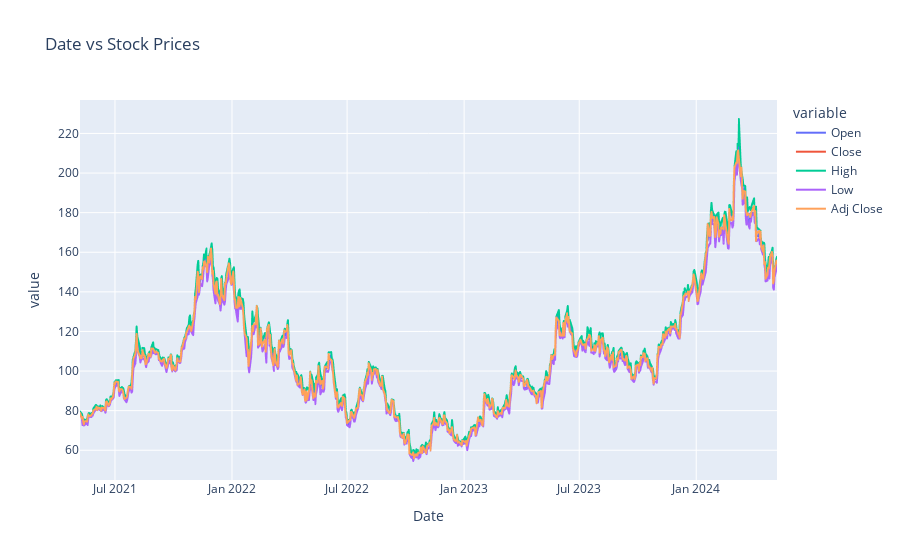

Notebook code for this chart:
### Code cell
fig = px.line(df_amd, y=['Open', 'Close', 'High', 'Low', 'Adj Close'], title = 'Date vs Stock Prices')
fig.show()

### Figure 1 — Plotly figure (JSON) as saved in the notebook; plotly's stock layout.template omitted (floating-point values rounded to 4 significant figures; data arrays with more than 128 entries replaced by an {"elided": "..."} marker saying what was removed)
{"data": [{"hovertemplate": "variable=Open<br>Date=%{x}<br>value=%{y}<extra></extra>", "legendgroup": "Open", "line": {"color": "#636efa", "dash": "solid"}, "marker": {"symbol": "circle"}, "mode": "lines", "name": "Open", "showlegend": true, "type": "scattergl", "x": {"elided": "755 str values"}, "xaxis": "x", "y": {"elided": "755 float values"}, "yaxis": "y"}, {"hovertemplate": "variable=Close<br>Date=%{x}<br>value=%{y}<extra></extra>", "legendgroup": "Close", "line": {"color": "#EF553B", "dash": "solid"}, "marker": {"symbol": "circle"}, "mode": "lines", "name": "Close", "showlegend": true, "type": "scattergl", "x": {"elided": "755 str values"}, "xaxis": "x", "y": {"elided": "755 float values"}, "yaxis": "y"}, {"hovertemplate": "variable=High<br>Date=%{x}<br>value=%{y}<extra></extra>", "legendgroup": "High", "line": {"color": "#00cc96", "dash": "solid"}, "marker": {"symbol": "circle"}, "mode": "lines", "name": "High", "showlegend": true, "type": "scattergl", "x": {"elided": "755 str values"}, "xaxis": "x", "y": {"elided": "755 float values"}, "yaxis": "y"}, {"hovertemplate": "variable=Low<br>Date=%{x}<br>value=%{y}<extra></extra>", "legendgroup": "Low", "line": {"color": "#ab63fa", "dash": "solid"}, "marker": {"symbol": "circle"}, "mode": "lines", "name": "Low", "showlegend": true, "type": "scattergl", "x": {"elided": "755 str values"}, "xaxis": "x", "y": {"elided": "755 float values"}, "yaxis": "y"}, {"hovertemplate": "variable=Adj Close<br>Date=%{x}<br>value=%{y}<extra></extra>", "legendgroup": "Adj Close", "line": {"color": "#FFA15A", "dash": "solid"}, "marker": {"symbol": "circle"}, "mode": "lines", "name": "Adj Close", "showlegend": true, "type": "scattergl", "x": {"elided": "755 str values"}, "xaxis": "x", "y": {"elided": "755 float values"}, "yaxis": "y"}], "layout": {"legend": {"title": {"text": "variable"}, "tracegroupgap": 0}, "title": {"text": "Date vs Stock Prices"}, "xaxis": {"anchor": "y", "domain": [0, 1], "title": {"text": "Date"}}, "yaxis": {"anchor": "x", "domain": [0, 1], "title": {"text": "value"}}}}
